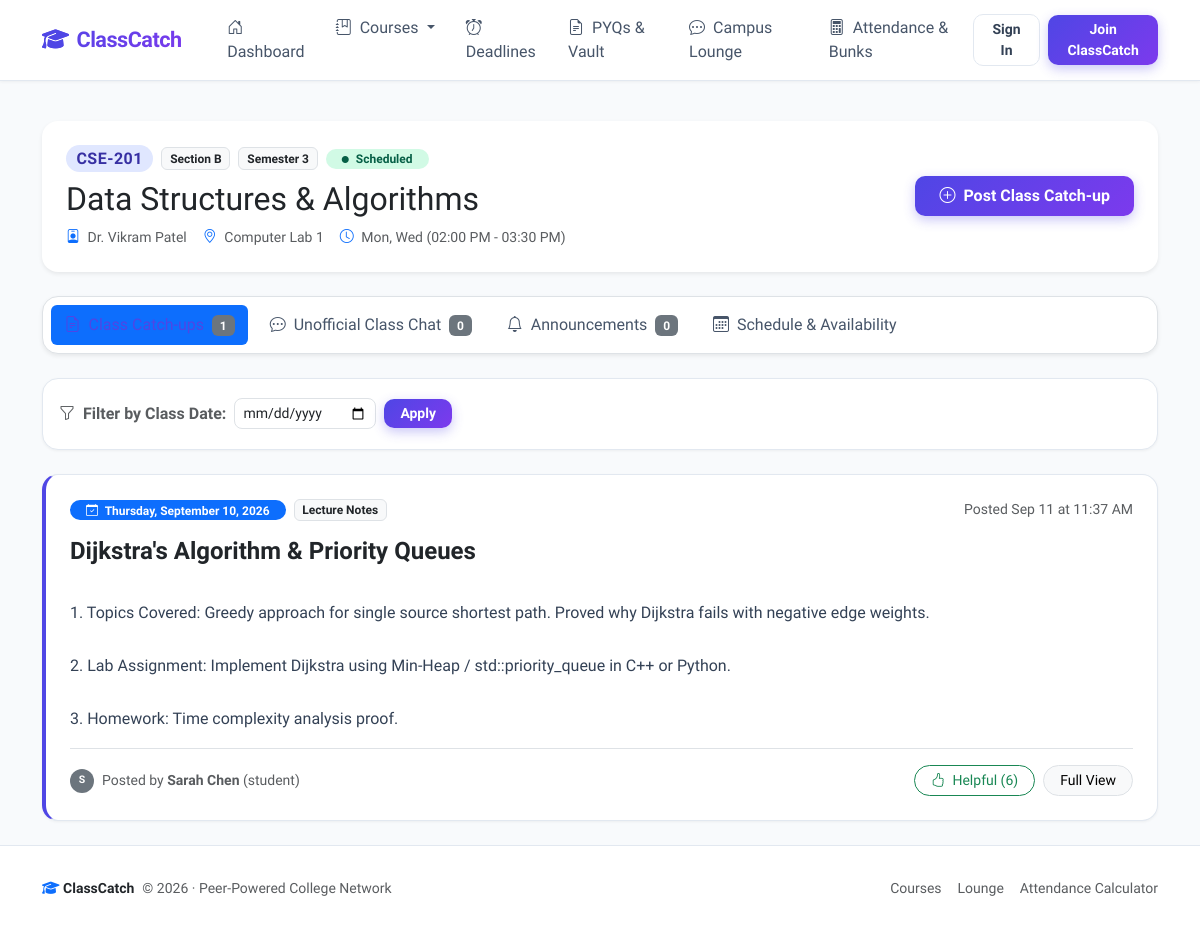
/course/3, run on the app's committed database.
### models.py (models this page shows, shortened)
class Course(db.Model):
    __tablename__ = 'courses'
    id = db.Column(db.Integer, primary_key=True)
    name = db.Column(db.String(150), nullable=False)
    code = db.Column(db.String(20), nullable=False, index=True)
    section = db.Column(db.String(10), default='A', nullable=False)
    semester = db.Column(db.Integer, default=1, nullable=False)
    instructor = db.Column(db.String(120), default='Prof. TBD', nullable=False)
    room = db.Column(db.String(60), default='Lecture Hall 101', nullable=False)
    schedule = db.Column(db.String(150), default='Mon, Wed 10:00 AM - 11:30 AM', nullable=False)
    status = db.Column(db.String(40), default='Scheduled', nullable=False)  # Scheduled, Cancelled, Extra Class
    summaries = db.relationship('Summary', backref='course', lazy=True, cascade='all, delete-orphan')
    chats = db.relationship('ChatMessage', backref='course', lazy=True, cascade='all, delete-orphan')
    announcements = db.relationship('Announcement', backref='course', lazy=True, cascade='all, delete-orphan')
    attendances = db.relationship('AttendanceRecord', backref='course', lazy=True, cascade='all, delete-orphan')
    deadlines = db.relationship('Deadline', backref='course', lazy=True, cascade='all, delete-orphan')
    resources = db.relationship('Resource', backref='course', lazy=True, cascade='all, delete-orphan')
    @property
    def full_title(self):
        return f"{self.code} - {self.name} (Sec {self.section})"

class Summary(db.Model):
    __tablename__ = 'summaries'
    id = db.Column(db.Integer, primary_key=True)
    course_id = db.Column(db.Integer, db.ForeignKey('courses.id'), nullable=False, index=True)
    user_id = db.Column(db.Integer, db.ForeignKey('users.id'), nullable=False, index=True)
    date = db.Column(db.Date, nullable=False, index=True)
    topic = db.Column(db.String(200), nullable=True)
    category = db.Column(db.String(50), default='Lecture Notes', nullable=False)  # Lecture Notes, Assignment, Exam Prep
    content = db.Column(db.Text, nullable=False)
    helpful_count = db.Column(db.Integer, default=0, nullable=False)
    created_at = db.Column(db.DateTime, default=datetime.utcnow, nullable=False)

class User(UserMixin, db.Model):
    __tablename__ = 'users'
    id = db.Column(db.Integer, primary_key=True)
    name = db.Column(db.String(100), nullable=False)
    email = db.Column(db.String(120), unique=True, nullable=False, index=True)
    password_hash = db.Column(db.String(255), nullable=False)
    role = db.Column(db.String(20), default='student', nullable=False)
    avatar_color = db.Column(db.String(20), default='indigo', nullable=False)
    karma = db.Column(db.Integer, default=50, nullable=False)
    summaries = db.relationship('Summary', backref='author', lazy=True, cascade='all, delete-orphan')
    chats = db.relationship('ChatMessage', backref='author', lazy=True, cascade='all, delete-orphan')
    announcements = db.relationship('Announcement', backref='author', lazy=True, cascade='all, delete-orphan')
    attendance_records = db.relationship('AttendanceRecord', backref='student', lazy=True, cascade='all, delete-orphan')
    deadlines = db.relationship('Deadline', backref='author', lazy=True, cascade='all, delete-orphan')
    resources = db.relationship('Resource', backref='author', lazy=True, cascade='all, delete-orphan')

### app.py (the view)
@app.route('/course/<int:course_id>', methods=['GET'])
def course_detail(course_id):
    course = Course.query.get_or_404(course_id)
    active_tab = request.args.get('tab', 'summaries')
    date_filter = request.args.get('date')
    query = Summary.query.filter_by(course_id=course.id)
    if date_filter:
        try:
            filter_date_obj = datetime.strptime(date_filter, '%Y-%m-%d').date()
            query = query.filter_by(date=filter_date_obj)
        except ValueError:
            flash('Invalid date filter provided. Showing all dates.', 'warning')
    summaries = query.order_by(Summary.date.desc(), Summary.created_at.desc()).all()
    chats = ChatMessage.query.filter_by(course_id=course.id).order_by(ChatMessage.created_at.asc()).all()
    announcements = Announcement.query.filter_by(course_id=course.id).order_by(Announcement.created_at.desc()).all()
    summary_form = SummaryForm()
    summary_form.course_id.choices = [(course.id, course.full_title)]
    summary_form.course_id.data = course.id
    summary_form.date.data = date.today()
    chat_form = ChatMessageForm()
    announcement_form = AnnouncementForm()
    return render_template(
        'course.html',
        title=f"{course.code} Hub",
        course=course,
        active_tab=active_tab,
        summaries=summaries,
        chats=chats,
        announcements=announcements,
        summary_form=summary_form,
        chat_form=chat_form,
        announcement_form=announcement_form,
        date_filter=date_filter
    )

### forms.py
class SummaryForm(FlaskForm):
    course_id = SelectField('Course', coerce=int, validators=[
        DataRequired(message="Please select a course.")
    ])
    date = DateField('Class Date', default=date.today, validators=[
        DataRequired(message="Please select the date of the class.")
    ])
    category = SelectField('Category', choices=[
        ('Lecture Notes', '📝 Lecture Notes & Concepts'),
        ('Assignment', '📋 Assignment / Homework Given'),
        ('Exam Prep', '🎯 Midterm / Quiz Highlights'),
        ('Lab Work', '🧪 Practical / Lab Experiment')
    ], default='Lecture Notes')
    topic = StringField('Topic / Chapter Covered', validators=[
        Optional(),
        Length(max=200, message="Topic title cannot exceed 200 characters.")
    ])
    content = TextAreaField('Class Summary & Key Takeaways', validators=[
        DataRequired(message="Please share what was covered, assignments assigned, or announcements made.")
    ])
    submit = SubmitField('Post Class Catch-up')

class ChatMessageForm(FlaskForm):
    message = TextAreaField('Message / Requirement', validators=[
        DataRequired(message="Please enter your message or question.")
    ])
    category = SelectField('Type', choices=[
        ('General', '💬 General Discussion'),
        ('Requirement', '🙋 Requirement / Lab Manual'),
        ('Doubt', '❓ Question / Doubt'),
        ('Notes Request', '📄 Notes Request')
    ], default='General')
    submit = SubmitField('Send Message')

### app.py (called while the page is built)
@app.context_processor
def inject_globals():
    all_courses = Course.query.order_by(Course.code).all() if Course.query else []
    return {
        'today': date.today(),
        'current_year': datetime.now().year,
        'global_courses': all_courses
    }

### templates/course.html (shortened to what this page needs)
{% extends "base.html" %}
{% block content %}
<div class="card card-modern p-4 mb-4 border-0 shadow-sm bg-white">
    <div class="row align-items-center">
        <div class="col-lg-8">
            <div class="d-flex flex-wrap align-items-center gap-2 mb-2">
                <span class="badge badge-code fs-6">{{ course.code }}</span>
                <span class="badge bg-light text-dark border">Section {{ course.section }}</span>
                <span class="badge bg-light text-dark border">Semester {{ course.semester }}</span>
                <span class="badge {% if course.status == 'Scheduled' %}badge-status-scheduled{% else %}badge-status-cancelled{% endif %} rounded-pill px-3 py-1">
                    <i class="bi bi-circle-fill me-1" style="font-size: 7px;"></i> {{ course.status }}
                </span>
            </div>
            <h2 class="fw-extrabold mb-1">{{ course.name }}</h2>
            <div class="text-muted small d-flex flex-wrap gap-3 mt-2">
                <span><i class="bi bi-person-badge text-primary me-1"></i> {{ course.instructor }}</span>
                <span><i class="bi bi-geo-alt text-primary me-1"></i> {{ course.room }}</span>
                <span><i class="bi bi-clock text-primary me-1"></i> {{ course.schedule }}</span>
            </div>
        </div>
        <div class="col-lg-4 text-lg-end mt-3 mt-lg-0">
            <button class="btn btn-primary-gradient px-4 py-2" data-bs-toggle="collapse" data-bs-target="#quickPostBox" aria-expanded="false" id="btn-toggle-quick-post">
                <i class="bi bi-plus-circle me-1"></i> Post Class Catch-up
            </button>
        </div>
    </div>
</div>
<ul class="nav nav-pills mb-4 gap-2 bg-white p-2 rounded-4 border shadow-sm" id="courseTabs" role="tablist">
    <li class="nav-item">
        <a class="nav-link {% if active_tab == 'summaries' %}active{% endif %}" href="{{ url_for('course_detail', course_id=course.id, tab='summaries') }}" id="tab-summaries">
            <i class="bi bi-file-earmark-text me-1"></i> Class Catch-ups <span class="badge bg-secondary ms-1">{{ summaries|length }}</span>
        </a>
    </li>
    <li class="nav-item">
        <a class="nav-link {% if active_tab == 'chat' %}active{% endif %}" href="{{ url_for('course_detail', course_id=course.id, tab='chat') }}" id="tab-chat">
            <i class="bi bi-chat-dots me-1"></i> Unofficial Class Chat <span class="badge bg-secondary ms-1">{{ chats|length }}</span>
        </a>
    </li>
    <li class="nav-item">
        <a class="nav-link {% if active_tab == 'announcements' %}active{% endif %}" href="{{ url_for('course_detail', course_id=course.id, tab='announcements') }}" id="tab-announcements">
            <i class="bi bi-bell me-1"></i> Announcements <span class="badge bg-secondary ms-1">{{ announcements|length }}</span>
        </a>
    </li>
    <li class="nav-item">
        <a class="nav-link {% if active_tab == 'schedule' %}active{% endif %}" href="{{ url_for('course_detail', course_id=course.id, tab='schedule') }}" id="tab-schedule">
            <i class="bi bi-calendar3 me-1"></i> Schedule & Availability
        </a>
    </li>
</ul>
{% if active_tab == 'summaries' %}
    <div class="card card-modern p-3 mb-4 bg-white">
        <form method="GET" action="{{ url_for('course_detail', course_id=course.id) }}" class="row g-2 align-items-center">
            <div class="col-auto">
                <label for="date-filter-input" class="col-form-label fw-bold small text-muted">
                    <i class="bi bi-funnel me-1"></i> Filter by Class Date:
                </label>
            </div>
            <div class="col-auto">
                <input type="date" id="date-filter-input" name="date" class="form-control form-control-sm rounded-3" value="{{ date_filter or '' }}">
            </div>
            <div class="col-auto">
                <button type="submit" class="btn btn-sm btn-primary-gradient px-3" id="btn-filter-date">Apply</button>
            </div>
        </form>
    </div>
    <div class="row g-4">
        {% for s in summaries %}
            <div class="col-12">
                <div class="card card-modern p-4 summary-card {% if s.category == 'Assignment' %}assignment-border{% elif s.category == 'Exam Prep' %}exam-border{% endif %}">
                    <div class="d-flex flex-wrap justify-content-between align-items-center mb-3">
                        <div class="d-flex align-items-center gap-2">
                            <span class="badge bg-primary rounded-pill px-3 py-1">
                                <i class="bi bi-calendar-check me-1"></i> {{ s.date.strftime('%A, %B %d, %Y') }}
                            </span>
                            <span class="badge bg-light text-dark border">{{ s.category }}</span>
                        </div>
                        <div class="text-muted small">
                            Posted {{ s.created_at.strftime('%b %d at %I:%M %p') }}
                        </div>
                    </div>
                    <h4 class="fw-bold text-dark mb-2">
                        <a href="{{ url_for('summary_detail', summary_id=s.id) }}" class="text-decoration-none text-dark">
                            {{ s.topic or 'Class Highlights & Notes' }}
                        </a>
                    </h4>
                    <div class="summary-content-preview mb-3">
                        {{ s.content }}
                    </div>
                    <div class="pt-3 border-top d-flex justify-content-between align-items-center">
                        <div class="d-flex align-items-center gap-2 small text-muted">
                            <span class="badge rounded-circle bg-secondary text-white p-2" style="width: 24px; height: 24px; display: inline-flex; align-items: center; justify-content: center;">
                                {{ s.author.name[0]|upper }}
                            </span>
                            <span>Posted by <strong>{{ s.author.name }}</strong> ({{ s.author.role }})</span>
                        </div>
                        <div class="d-flex align-items-center gap-2">
                            <form action="{{ url_for('mark_helpful', summary_id=s.id) }}" method="POST" class="d-inline">
                                <button type="submit" class="btn btn-sm btn-outline-success rounded-pill px-3">
                                    <i class="bi bi-hand-thumbs-up me-1"></i> Helpful ({{ s.helpful_count }})
                                </button>
                            </form>
                            <a href="{{ url_for('summary_detail', summary_id=s.id) }}" class="btn btn-sm btn-light border rounded-pill px-3">
                                Full View
                            </a>
                        </div>
                    </div>
                </div>
            </div>
        {% endfor %}
    </div>
{% endif %}
{% endblock %}

### static/css/style.css (style rules this page uses)
:root { --primary-color: #4f46e5; --primary-hover: #4338ca; --primary-gradient: linear-gradient(135deg, #4f46e5 0%, #7c3aed 100%); --primary-light: #eef2ff; --secondary-color: #64748b; --success-color: #10b981; --warning-color: #f59e0b; --danger-color: #ef4444; --surface-bg: #f8fafc; --card-bg: #ffffff; --border-color: #e2e8f0; --text-main: #0f172a; --text-muted: #64748b; --radius-md: 12px; --radius-lg: 16px; --radius-pill: 9999px; --shadow-sm: 0 1px 3px rgba(0, 0, 0, 0.05); --shadow-md: 0 4px 6px -1px rgba(0, 0, 0, 0.05), 0 2px 4px -2px rgba(0, 0, 0, 0.05); --shadow-lg: 0 10px 25px -5px rgba(79, 70, 229, 0.08), 0 8px 10px -6px rgba(0, 0, 0, 0.03); --shadow-hover: 0 15px 30px -5px rgba(79, 70, 229, 0.15); }
body { font-family: 'Plus Jakarta Sans', -apple-system, BlinkMacSystemFont, sans-serif; background-color: var(--surface-bg); color: var(--text-main); min-height: 100vh; display: flex; flex-direction: column; }
.nav-link { font-weight: 500; color: #475569 !important; padding: 0.5rem 0.85rem !important; border-radius: 8px; transition: all 0.2s ease; }
.nav-link:hover, .nav-link.active { color: var(--primary-color) !important; background-color: var(--primary-light); }
.card-modern { background: var(--card-bg); border: 1px solid var(--border-color); border-radius: var(--radius-lg); box-shadow: var(--shadow-sm); transition: transform 0.2s ease, box-shadow 0.2s ease, border-color 0.2s ease; }
.badge-code { background: #e0e7ff; color: #3730a3; font-weight: 700; font-size: 0.8rem; padding: 0.35rem 0.65rem; border-radius: var(--radius-pill); letter-spacing: 0.5px; }
.badge-status-scheduled { background-color: #d1fae5; color: #065f46; font-weight: 600; }
.btn-primary-gradient { background: var(--primary-gradient); color: white !important; border: none; font-weight: 600; box-shadow: 0 4px 12px rgba(79, 70, 229, 0.3); transition: all 0.2s ease; border-radius: 10px; }
.summary-card { border-left: 4px solid var(--primary-color) !important; transition: all 0.2s ease; }
.summary-content-preview { white-space: pre-line; color: #334155; line-height: 1.65; }

### data on the page
Course: code "CSE-201", section "B", semester "3", status "Scheduled", name "Data Structures & Algorithms", instructor "Dr. Vikram Patel", room "Computer Lab 1", schedule "Mon, Wed (02:00 PM - 03:30 PM)"
Summary: date "Thursday, September 10, 2026", category "Lecture Notes", created_at "Sep 11 at 11:37 AM", topic "Dijkstra's Algorithm & Priority Queues", content "1. Topics Covered: Greedy approach for single source shortest path. Proved why Dijkstra fails with negative edge weights. 2. Lab Assignment: Implement Dijkstra using Min-Heap / std::priority_queue in C++ or Python. 3. Homework: Time complexity analysis proof.", author "S", author.name "Sarah Chen", author.role "student", helpful_count "6"

### other printed values
{{ summaries|length }} "1"
{{ chats|length }} "0"
{{ announcements|length }} "0"
